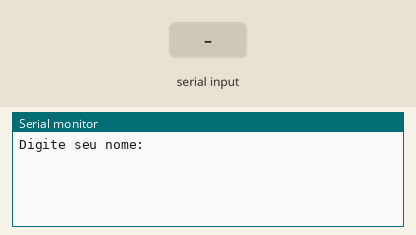
This sketch was run on a simulated Arduino Uno, built with avr-gcc and run on an emulated ATmega328P. Parts: the last lines printed to the serial monitor. The test bench sets the inputs (shaded band).

Above: at 1.2 s.
1.3 s: "90,45\n" received over Serial
At 2.9 s:
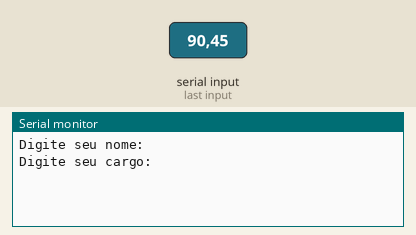
3.8 s: "30,150\n" received over Serial
At 6.0 s:
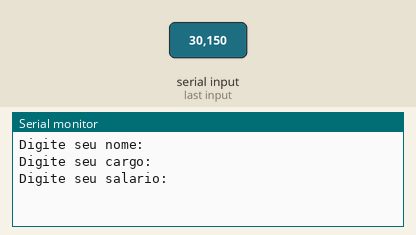
6.3 s: "5\n" received over Serial
At 7.8 s:
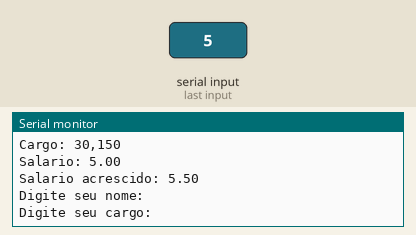

The sketch:

if_simples_081.ino
```cpp
//nome, cargo e salário de um funcionário. Se o
//funcionário ganhar abaixo de 1000 reais, calcule o salário acrescido

//vairaveis
String nome = "";
String cargo = "";
float salario = 0;
float acrescimo = 0;

//funçao que roda apenas uma vez
//serve para configuraçoes dos sensores, bibliotecas, etc
void setup()
{
  Serial.begin(9600); //inicia a porta serial
}

void loop()
{
 Serial.println("Digite seu nome: "); //informa uma mensagem ao usuario
 while(! Serial.available());//espera o ususario digitar e dar <Enter>
 nome = Serial.readString();//captura o dado digitado pelo usuario (resposta)


  Serial.println("Digite seu cargo: ");
  while(! Serial.available());//espera o usuario digitar e dar o <Enter>
  cargo = Serial.readString();


  Serial.println("Digite seu salario: ");
  while(! Serial.available());
  salario = Serial.parseInt();

  if (salario < 1000) { //true
    //calcular o novo salario
  acrescimo = salario * 1.10 ;
  }
  Serial.println();//pula linha
  Serial.println();//pula linha

  Serial.println("Nome: " + nome);
  Serial.println("Cargo: " + cargo);
  Serial.println("Salario: " + String(salario));
  Serial.println("Salario acrescido: " + String(acrescimo));

  Serial.println();//pula linha
  Serial.println();//pula linha
}
//FIM DO LOOOOP
```

Measured:
- after the input at 1.3 s, the serial monitor: prints a new line after 1.0 s (image 1)
- after the input at 3.8 s, the serial monitor: prints a new line after 1.0 s (image 2)
- after the input at 6.3 s, the serial monitor: prints a new line at once (image 3)
